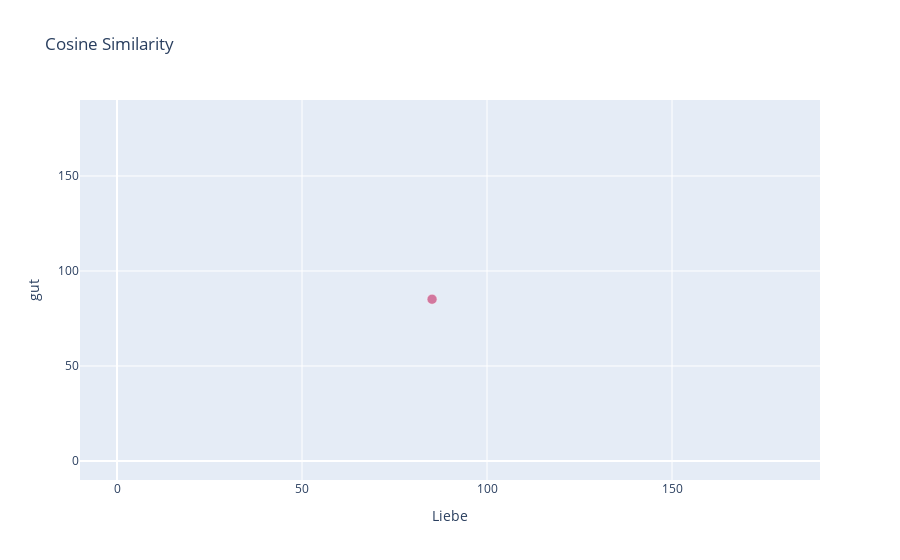

Notebook code cell kept with this figure:
### Code cell
import lib
antonym_list = [
("gut", "schlecht"),
]

antonym_list_2 = [
('Liebe', 'Hass')
    # ... (Other antonym pairs)
]
word_list = ['Solidarität']
cos_sim = lib.we_basics('./model/compass.model', antonym_list, word_list)
lib.plot_cosine_similarity2(cos_sim, cos_sim, antonym_list=antonym_list, antonym_list2=antonym_list_2, word_list=word_list)

### Figure 1 — Plotly figure (JSON) as saved in the notebook; plotly's stock layout.template omitted (floating-point values rounded to 4 significant figures)
{"data": [{"hoverinfo": "text", "hovertemplate": "%{hovertext}<extra></extra>", "hovertext": ["Solidarität"], "marker": {"color": [85.15], "colorscale": [[0, "#0d0887"], [0.1111, "#46039f"], [0.2222, "#7201a8"], [0.3333, "#9c179e"], [0.4444, "#bd3786"], [0.5556, "#d8576b"], [0.6667, "#ed7953"], [0.7778, "#fb9f3a"], [0.8889, "#fdca26"], [1, "#f0f921"]], "line": {"color": "white", "width": 0.5}, "opacity": 0.7, "size": 10}, "mode": "markers", "type": "scatter", "x": [85.15], "y": [85.15]}], "layout": {"coloraxis": {"colorbar": {"title": {"text": "Angle"}}}, "title": {"text": "Cosine Similarity"}, "xaxis": {"range": [-10, 190], "title": {"text": "Liebe"}}, "yaxis": {"range": [-10, 190], "title": {"text": "gut"}}}}
